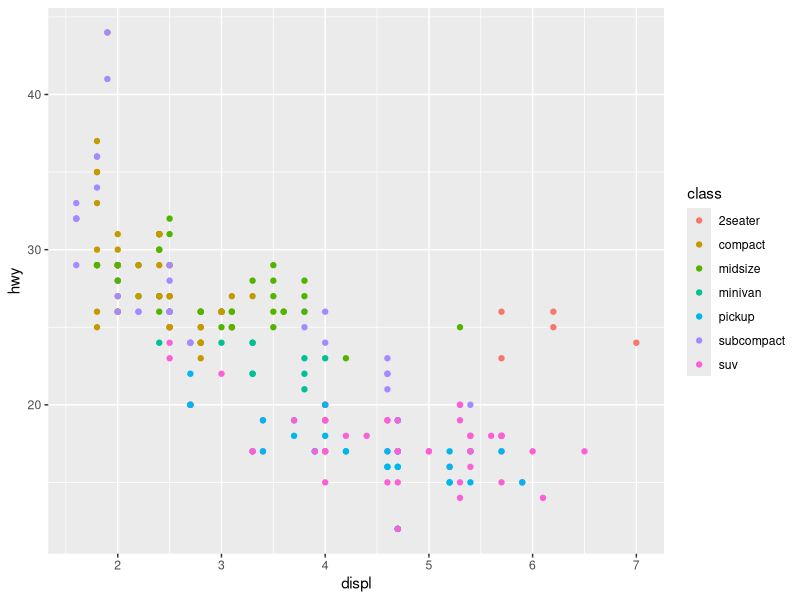
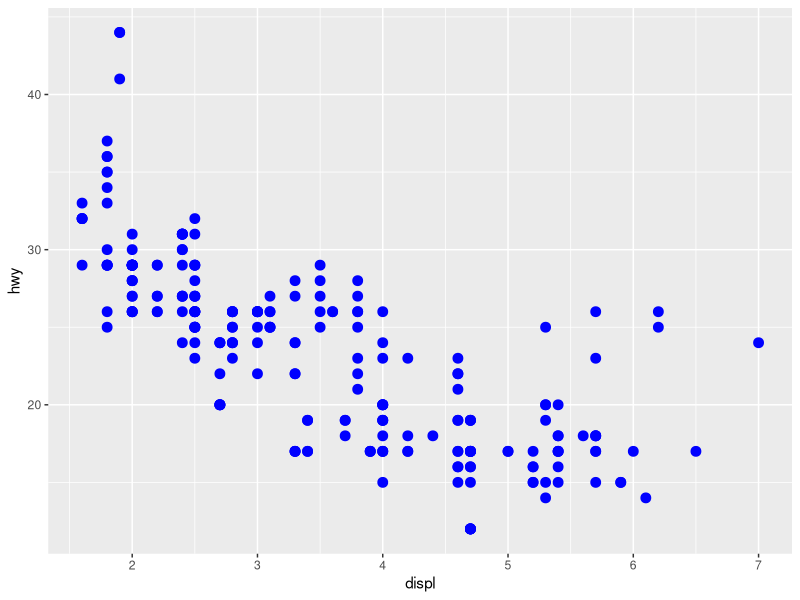
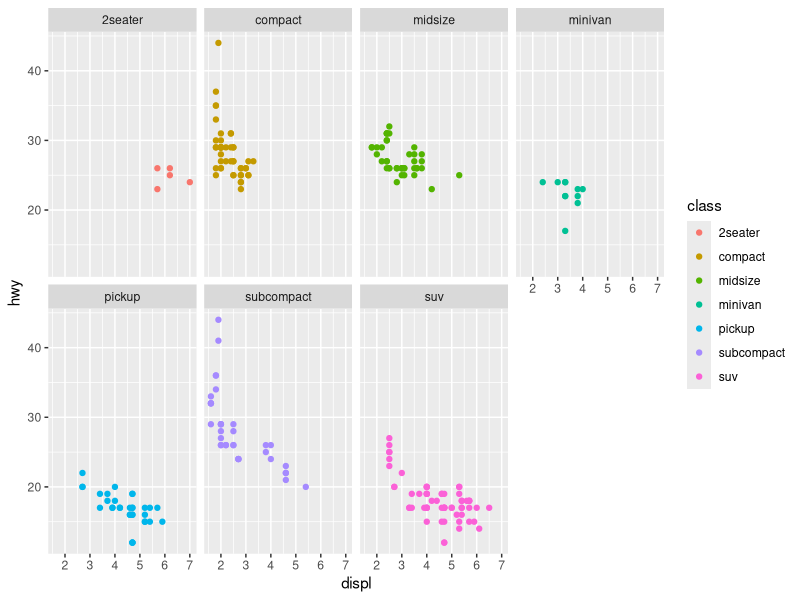
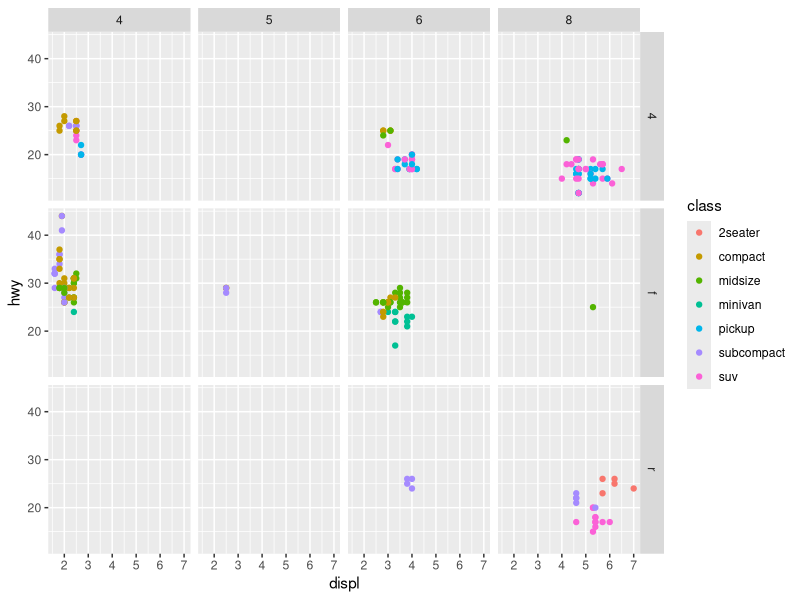
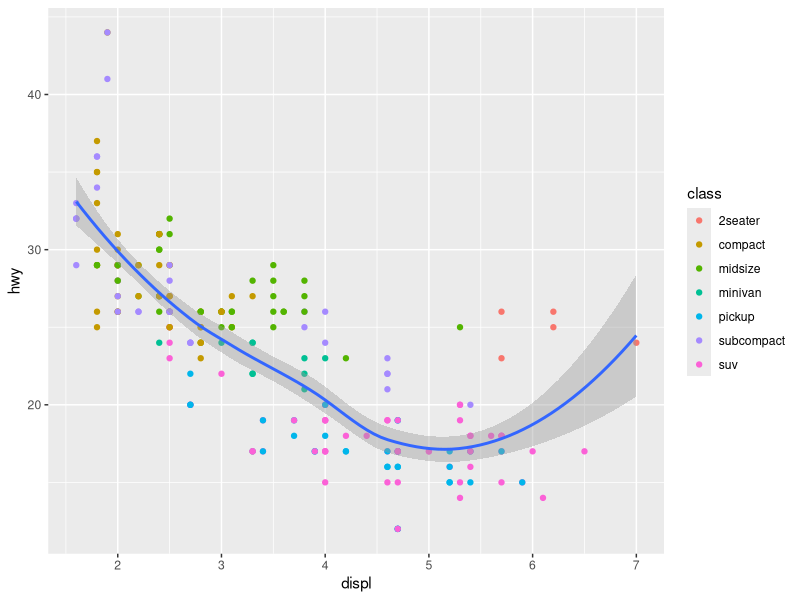
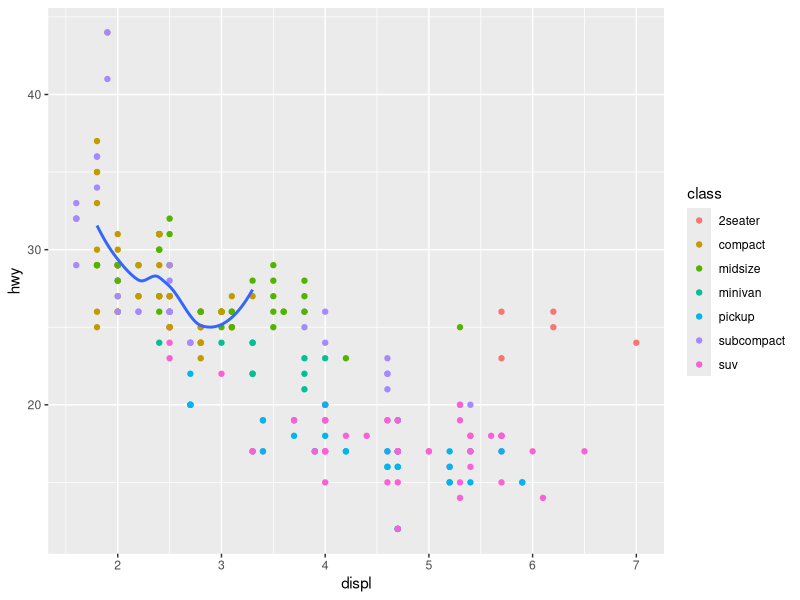
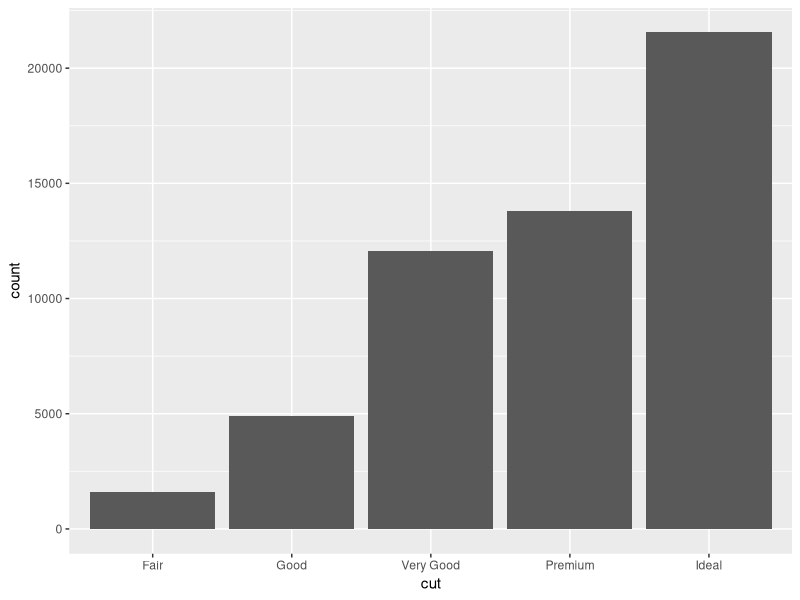
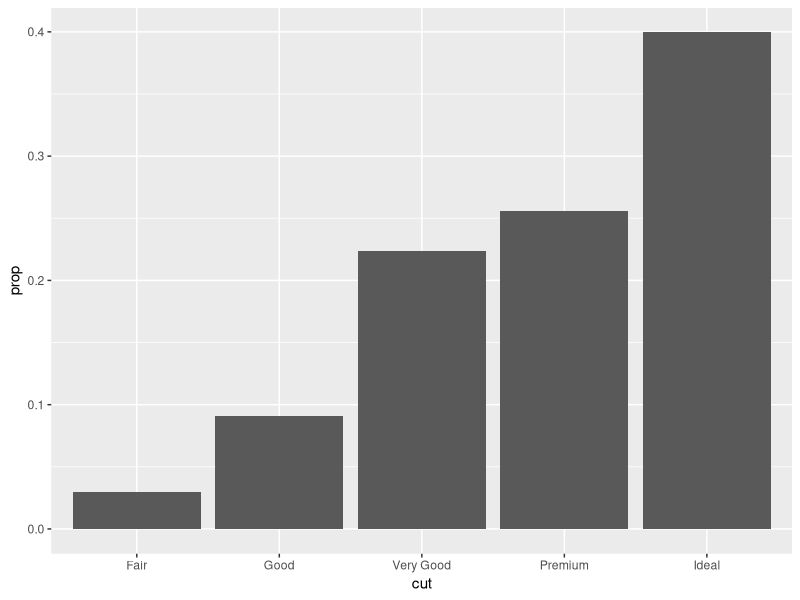

These charts were generated, in order, by the following R code:
## ---- chunk 1
library(dplyr)
library(ggplot2)
## ---- chunk 2
summary(mpg)

glimpse(mpg)
## ---- chunk 3
ggplot( data =mpg)+
  geom_point(mapping = aes( x= displ, y = hwy, colour = class))
## ---- chunk 4
ggplot( data =mpg)+
  geom_point(mapping = aes( x= displ, y = hwy), size = 3, colour='blue')
## ---- chunk 5
ggplot( data =mpg)+
  geom_point(mapping = aes( x= displ, y = hwy, colour = class))+
  facet_wrap(~ class, nrow = 2)
## ---- chunk 6
ggplot( data =mpg)+
  geom_point(mapping = aes( x= displ, y = hwy, colour = class))+
  facet_grid(drv ~ cyl)
## ---- chunk 7
ggplot(data = mpg, mapping = aes(x= displ, y= hwy))+
  geom_point(mapping = aes(colour = class))+
  geom_smooth()
## ---- chunk 8
ggplot(data = mpg, mapping = aes(x= displ, y= hwy))+
  geom_point(mapping = aes(colour = class))+
  geom_smooth(data = filter(mpg, class == 'compact'), se = FALSE)
## ---- chunk 9

glimpse(diamonds)

## ---- chunk 10
ggplot(data = diamonds)+
  geom_bar(mapping = aes(x= cut))
## ---- chunk 11
count(diamonds, cut)
## ---- chunk 12
ggplot(data = diamonds)+
  geom_bar(mapping = aes(x= cut, y= ..prop.., group = 1))
## ---- chunk 13
ggplot(data = diamonds)+
  geom_bar(mapping = aes(x= cut, fill = cut))
## ---- chunk 14
ggplot(data = diamonds)+
  geom_bar(mapping = aes(x= cut, fill= clarity))
## ---- chunk 15
par(mfrow= c(1,3))
ggplot(data = diamonds)+
  geom_bar(mapping = aes(x= cut, fill= clarity), position = 'identity')

ggplot(data = diamonds)+
  geom_bar(mapping = aes(x= cut, fill= clarity), position = 'dodge')

ggplot(data = diamonds)+
  geom_bar(mapping = aes(x= cut, fill= clarity), position= 'fill')
## ---- chunk 16
ggplot(data = diamonds)+
  geom_bar(mapping = aes(x= cut, fill = cut), show.legend = FALSE, width = 1)+
  theme(aspect.ratio = 1)+  # delimita uma proporção quadrada 1:1
  labs(x=NULL, y=NULL)+    # remove os eixos
  coord_polar()
## ---- chunk 17
diamonds |> 
  filter(carat < 3) |> 
  ggplot(aes(x=carat, color=cut))+
  geom_freqpoly(binwidth = 0.1)  # tamanho dos recortes
## ---- chunk 18
diamonds |> 
  ggplot(aes(x=price, y=..density..))+
  geom_freqpoly(mapping=aes(color=cut), binwidth = 500)
## ---- chunk 19
ggplot(data = diamonds, mapping = aes(x= cut, y=price))+
  geom_boxplot()
## ---- chunk 20
ggplot(data = diamonds)+
  geom_boxplot(mapping = aes(x= reorder(cut, price, FUN= median), y=price))
## ---- chunk 21
ggplot(data = diamonds) + 
  geom_count(mapping= aes(x=cut, y=color))
## ---- chunk 22
diamonds |> 
  count(cut, color) |> 
  ggplot(mapping = aes(x=cut, y=color))+
  geom_tile(mapping = aes(fill=n))
## ---- chunk 23
diamonds |> 
  filter(carat < 3) |> 
  ggplot(mapping = aes(x=carat, y=price))+
  geom_boxplot(mapping = aes(group= cut_width(carat, 0.1)))
## ---- chunk 24
diamonds |> 
  filter(carat < 3) |> 
  ggplot(mapping = aes(x=carat, y=price))+
  geom_boxplot(mapping = aes(group= cut_number(carat, 20)))
## ---- chunk 25
diamonds |> 
  filter(carat < 3) |> 
  ggplot(mapping = aes(x=carat, y=price))+
  geom_boxplot(mapping = aes(group= cut_width(carat, 0.2)), varwidth = TRUE)
